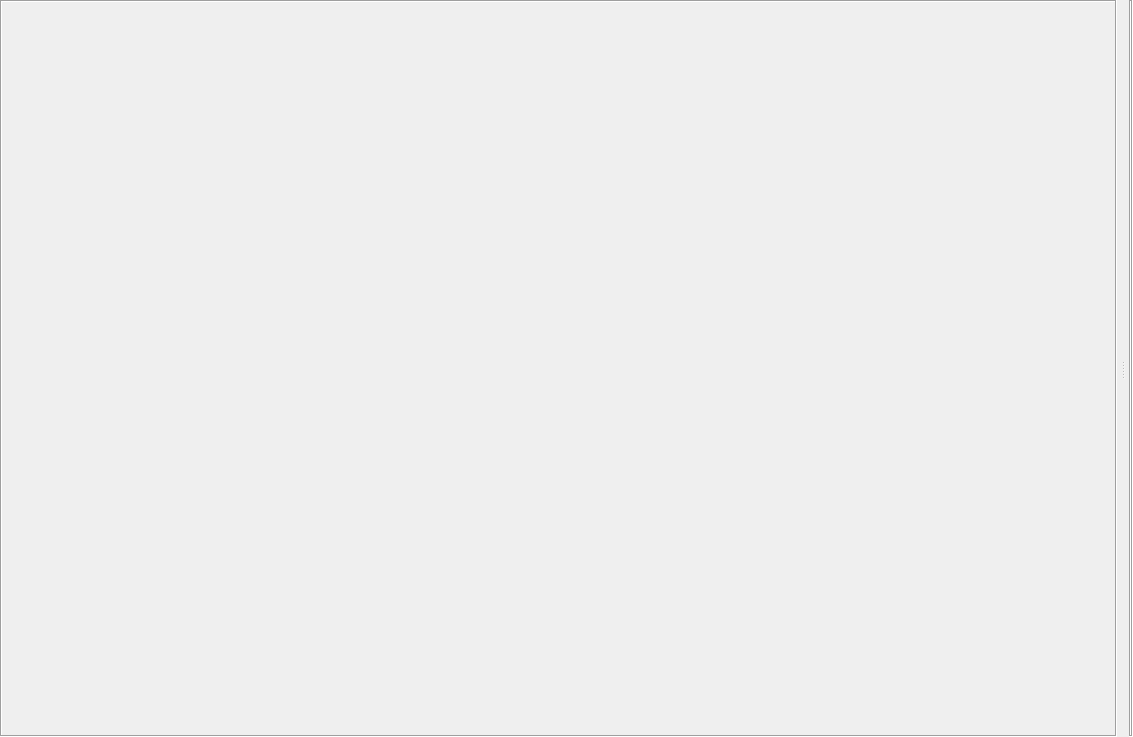
<?xml version="1.0" encoding="UTF-8"?>
<ui version="4.0">
 <class>page_metadata_area</class>
 <widget class="QWidget" name="page_metadata_area">
  <property name="surfaceRole" stdset="0"><string>area</string></property>
  <property name="geometry"><rect><x>0</x><y>0</y><width>1133</width><height>737</height></rect></property>
  <property name="windowTitle"><string>Metadata</string></property>
  <layout class="QVBoxLayout" name="layout_metadata_area">
   <property name="spacing"><number>0</number></property>
   <property name="leftMargin"><number>0</number></property>
   <property name="topMargin"><number>0</number></property>
   <property name="rightMargin"><number>0</number></property>
   <property name="bottomMargin"><number>0</number></property>
   <item>
    <widget class="QSplitter" name="splitter_metadata">
     <property name="orientation"><enum>Qt::Orientation::Horizontal</enum></property>
     <property name="handleWidth"><number>12</number></property>
     <widget class="QFrame" name="panel_metadata_table">
      <property name="surfaceRole" stdset="0"><string>panel</string></property>
      <property name="sizePolicy"><sizepolicy hsizetype="Expanding" vsizetype="Expanding"><horstretch>3</horstretch><verstretch>1</verstretch></sizepolicy></property>
      <property name="frameShape"><enum>QFrame::Shape::Box</enum></property>
      <property name="frameShadow"><enum>QFrame::Shadow::Sunken</enum></property>
      <property name="separatorRole" stdset="0"><string>inset</string></property>
      <layout class="QVBoxLayout" name="layout_metadata_table_host">
       <property name="spacing"><number>0</number></property>
       <property name="leftMargin"><number>0</number></property>
       <property name="topMargin"><number>0</number></property>
       <property name="rightMargin"><number>0</number></property>
       <property name="bottomMargin"><number>0</number></property>
      </layout>
     </widget>
     <widget class="QFrame" name="panel_metadata_groups">
      <property name="surfaceRole" stdset="0"><string>panel</string></property>
      <property name="sizePolicy"><sizepolicy hsizetype="Preferred" vsizetype="Expanding"><horstretch>0</horstretch><verstretch>1</verstretch></sizepolicy></property>
      <property name="frameShape"><enum>QFrame::Shape::Box</enum></property>
      <property name="frameShadow"><enum>QFrame::Shadow::Sunken</enum></property>
      <property name="separatorRole" stdset="0"><string>inset</string></property>
      <layout class="QVBoxLayout" name="layout_metadata_groups_host">
       <property name="spacing"><number>0</number></property>
       <property name="leftMargin"><number>0</number></property>
       <property name="topMargin"><number>0</number></property>
       <property name="rightMargin"><number>0</number></property>
       <property name="bottomMargin"><number>0</number></property>
      </layout>
     </widget>
    </widget>
   </item>
  </layout>
 </widget>
 <resources/>
 <connections/>
</ui>
